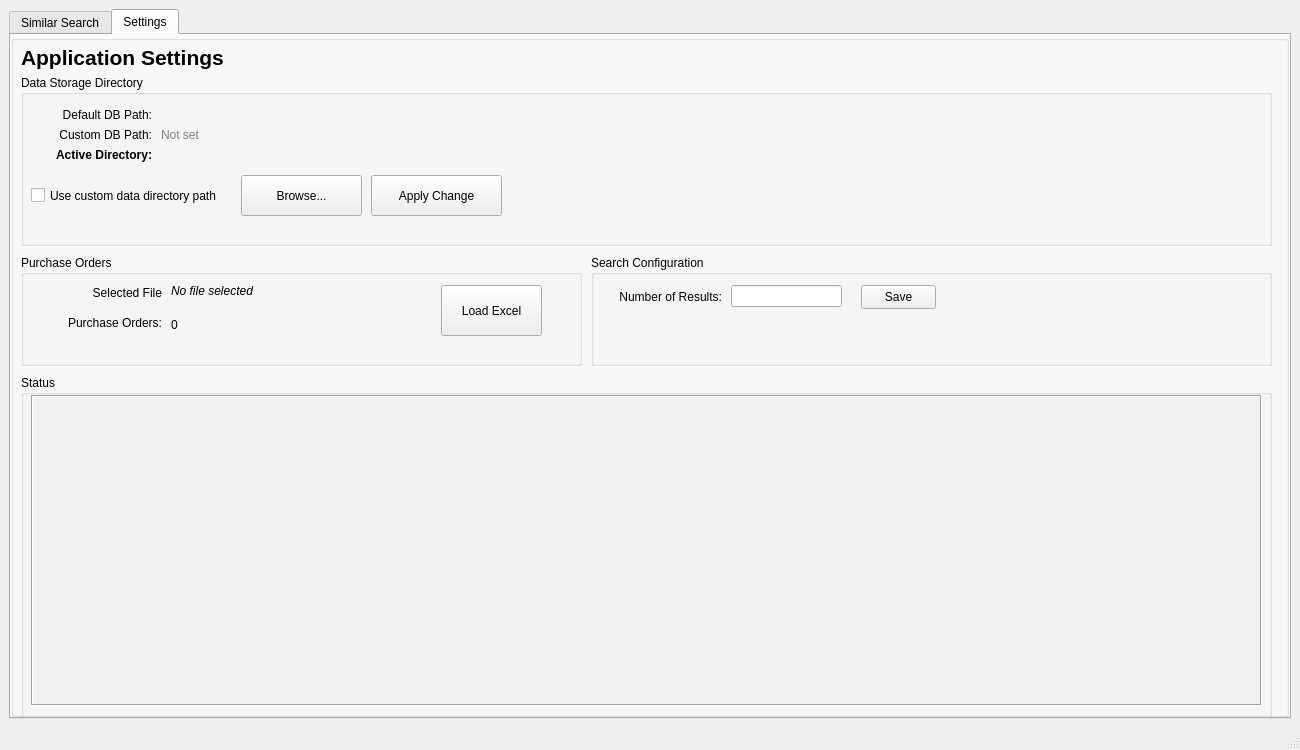
<?xml version="1.0" encoding="UTF-8"?>
<ui version="4.0">
 <class>MainWindow</class>
 <widget class="QMainWindow" name="MainWindow">
  <property name="geometry">
   <rect>
    <x>0</x>
    <y>0</y>
    <width>1300</width>
    <height>750</height>
   </rect>
  </property>
  <property name="minimumSize">
   <size>
    <width>1300</width>
    <height>750</height>
   </size>
  </property>
  <property name="maximumSize">
   <size>
    <width>1300</width>
    <height>750</height>
   </size>
  </property>
  <property name="windowTitle">
   <string>Similar PDF Search Tool</string>
  </property>
  <widget class="QWidget" name="centralwidget">
   <layout class="QVBoxLayout" name="verticalLayout">
    <item>
     <widget class="QTabWidget" name="tabWidget">
      <property name="currentIndex">
       <number>1</number>
      </property>
      <widget class="QWidget" name="similarSearchTab">
       <attribute name="title">
        <string>Similar Search</string>
       </attribute>
       <layout class="QHBoxLayout" name="similarDrawingsHorizontalLayout">
        <item>
         <layout class="QVBoxLayout" name="leftPanelLayout">
          <item>
           <widget class="QGroupBox" name="uploadGroup">
            <property name="title">
             <string>Upload PDFs</string>
            </property>
            <layout class="QVBoxLayout" name="uploadLayout">
             <item>
              <widget class="QPushButton" name="selectPdfsBtn">
               <property name="text">
                <string>Select PDFs</string>
               </property>
              </widget>
             </item>
             <item>
              <widget class="QPushButton" name="processBtn">
               <property name="enabled">
                <bool>true</bool>
               </property>
               <property name="text">
                <string>Process PDFs</string>
               </property>
              </widget>
             </item>
             <item>
              <widget class="QProgressBar" name="uploadProgressBar">
               <property name="value">
                <number>0</number>
               </property>
              </widget>
             </item>
             <item>
              <widget class="QLabel" name="progressLabel">
               <property name="text">
                <string>Ready</string>
               </property>
              </widget>
             </item>
            </layout>
           </widget>
          </item>
          <item>
           <widget class="QGroupBox" name="searchGroup">
            <property name="title">
             <string>Search Similar PDFs (File)</string>
            </property>
            <layout class="QVBoxLayout" name="searchLayout">
             <item>
              <widget class="QPushButton" name="selectQueryBtn">
               <property name="text">
                <string>Select Query PDF</string>
               </property>
              </widget>
             </item>
             <item>
              <widget class="QPushButton" name="findSimilarBtn">
               <property name="text">
                <string>Find Similar PDFs</string>
               </property>
              </widget>
             </item>
            </layout>
           </widget>
          </item>
          <item>
           <widget class="QGroupBox" name="similarConsoleGroup">
            <property name="title">
             <string>Console Output</string>
            </property>
            <layout class="QVBoxLayout" name="similarConsoleLayout">
             <item>
              <widget class="QTextEdit" name="consoleText">
               <property name="styleSheet">
                <string>background-color: black; color: white; font-family: Consolas;</string>
               </property>
               <property name="readOnly">
                <bool>true</bool>
               </property>
              </widget>
             </item>
            </layout>
           </widget>
          </item>
         </layout>
        </item>
        <item>
         <widget class="QScrollArea" name="resultsScrollArea">
          <property name="minimumSize">
           <size>
            <width>970</width>
            <height>0</height>
           </size>
          </property>
          <property name="styleSheet">
           <string>background-color: white;</string>
          </property>
          <property name="widgetResizable">
           <bool>true</bool>
          </property>
          <widget class="QWidget" name="resultsWidget">
           <property name="geometry">
            <rect>
             <x>0</x>
             <y>0</y>
             <width>968</width>
             <height>666</height>
            </rect>
           </property>
          </widget>
         </widget>
        </item>
       </layout>
      </widget>
      <widget class="QWidget" name="settingsTab">
       <attribute name="title">
        <string>Settings</string>
       </attribute>
       <layout class="QVBoxLayout" name="settingsVerticalLayout">
        <property name="spacing">
         <number>0</number>
        </property>
        <property name="leftMargin">
         <number>0</number>
        </property>
        <property name="topMargin">
         <number>0</number>
        </property>
        <property name="rightMargin">
         <number>0</number>
        </property>
        <property name="bottomMargin">
         <number>0</number>
        </property>
        <item>
         <widget class="QGroupBox" name="settingsGroupBox">
          <property name="enabled">
           <bool>true</bool>
          </property>
          <property name="minimumSize">
           <size>
            <width>0</width>
            <height>500</height>
           </size>
          </property>
          <property name="title">
           <string/>
          </property>
          <widget class="QLabel" name="titleLabel">
           <property name="geometry">
            <rect>
             <x>10</x>
             <y>10</y>
             <width>211</width>
             <height>25</height>
            </rect>
           </property>
           <property name="font">
            <font>
             <pointsize>16</pointsize>
             <weight>75</weight>
             <bold>true</bold>
            </font>
           </property>
           <property name="text">
            <string>Application Settings</string>
           </property>
          </widget>
          <widget class="QGroupBox" name="directoryGroup">
           <property name="geometry">
            <rect>
             <x>10</x>
             <y>40</y>
             <width>1251</width>
             <height>171</height>
            </rect>
           </property>
           <property name="title">
            <string>Data Storage Directory</string>
           </property>
           <widget class="QLabel" name="defaultPathTitleLabel">
            <property name="geometry">
             <rect>
              <x>10</x>
              <y>30</y>
              <width>121</width>
              <height>19</height>
             </rect>
            </property>
            <property name="font">
             <font>
              <weight>50</weight>
              <bold>false</bold>
             </font>
            </property>
            <property name="frameShape">
             <enum>QFrame::NoFrame</enum>
            </property>
            <property name="text">
             <string>Default DB Path:</string>
            </property>
            <property name="alignment">
             <set>Qt::AlignRight|Qt::AlignTrailing|Qt::AlignVCenter</set>
            </property>
            <property name="indent">
             <number>0</number>
            </property>
           </widget>
           <widget class="QLabel" name="defaultPathLabel">
            <property name="geometry">
             <rect>
              <x>140</x>
              <y>30</y>
              <width>1021</width>
              <height>19</height>
             </rect>
            </property>
            <property name="styleSheet">
             <string>color: blue;</string>
            </property>
            <property name="frameShape">
             <enum>QFrame::NoFrame</enum>
            </property>
            <property name="text">
             <string/>
            </property>
            <property name="wordWrap">
             <bool>true</bool>
            </property>
           </widget>
           <widget class="QLabel" name="customPathTitleLabel">
            <property name="geometry">
             <rect>
              <x>10</x>
              <y>50</y>
              <width>121</width>
              <height>19</height>
             </rect>
            </property>
            <property name="frameShape">
             <enum>QFrame::NoFrame</enum>
            </property>
            <property name="text">
             <string>Custom DB Path:</string>
            </property>
            <property name="alignment">
             <set>Qt::AlignRight|Qt::AlignTrailing|Qt::AlignVCenter</set>
            </property>
            <property name="indent">
             <number>0</number>
            </property>
           </widget>
           <widget class="QLabel" name="customPathLabel">
            <property name="geometry">
             <rect>
              <x>140</x>
              <y>50</y>
              <width>1021</width>
              <height>19</height>
             </rect>
            </property>
            <property name="styleSheet">
             <string>color: gray;</string>
            </property>
            <property name="frameShape">
             <enum>QFrame::NoFrame</enum>
            </property>
            <property name="text">
             <string>Not set</string>
            </property>
            <property name="wordWrap">
             <bool>true</bool>
            </property>
           </widget>
           <widget class="QLabel" name="activeDirTitleLabel">
            <property name="geometry">
             <rect>
              <x>10</x>
              <y>70</y>
              <width>121</width>
              <height>19</height>
             </rect>
            </property>
            <property name="font">
             <font>
              <weight>75</weight>
              <bold>true</bold>
             </font>
            </property>
            <property name="frameShape">
             <enum>QFrame::NoFrame</enum>
            </property>
            <property name="text">
             <string>Active Directory:</string>
            </property>
            <property name="alignment">
             <set>Qt::AlignRight|Qt::AlignTrailing|Qt::AlignVCenter</set>
            </property>
            <property name="indent">
             <number>0</number>
            </property>
           </widget>
           <widget class="QLabel" name="activeDirLabel">
            <property name="geometry">
             <rect>
              <x>140</x>
              <y>70</y>
              <width>1021</width>
              <height>19</height>
             </rect>
            </property>
            <property name="styleSheet">
             <string>color: green;</string>
            </property>
            <property name="frameShape">
             <enum>QFrame::NoFrame</enum>
            </property>
            <property name="text">
             <string/>
            </property>
            <property name="wordWrap">
             <bool>true</bool>
            </property>
           </widget>
           <widget class="QCheckBox" name="useCustomCheck">
            <property name="geometry">
             <rect>
              <x>10</x>
              <y>100</y>
              <width>201</width>
              <height>41</height>
             </rect>
            </property>
            <property name="text">
             <string>Use custom data directory path</string>
            </property>
           </widget>
           <widget class="QPushButton" name="browseCustomBtn">
            <property name="enabled">
             <bool>true</bool>
            </property>
            <property name="geometry">
             <rect>
              <x>220</x>
              <y>100</y>
              <width>121</width>
              <height>41</height>
             </rect>
            </property>
            <property name="text">
             <string>Browse...</string>
            </property>
           </widget>
           <widget class="QPushButton" name="applyDirBtn">
            <property name="enabled">
             <bool>true</bool>
            </property>
            <property name="geometry">
             <rect>
              <x>350</x>
              <y>100</y>
              <width>131</width>
              <height>41</height>
             </rect>
            </property>
            <property name="text">
             <string>Apply Change</string>
            </property>
           </widget>
          </widget>
          <widget class="QGroupBox" name="excelGroup">
           <property name="geometry">
            <rect>
             <x>10</x>
             <y>220</y>
             <width>561</width>
             <height>111</height>
            </rect>
           </property>
           <property name="title">
            <string>Purchase Orders</string>
           </property>
           <widget class="QLabel" name="excelFileTitleLabel">
            <property name="geometry">
             <rect>
              <x>10</x>
              <y>30</y>
              <width>131</width>
              <height>16</height>
             </rect>
            </property>
            <property name="frameShape">
             <enum>QFrame::NoFrame</enum>
            </property>
            <property name="text">
             <string>Selected File</string>
            </property>
            <property name="alignment">
             <set>Qt::AlignRight|Qt::AlignTrailing|Qt::AlignVCenter</set>
            </property>
            <property name="indent">
             <number>0</number>
            </property>
           </widget>
           <widget class="QLabel" name="excelLabel">
            <property name="geometry">
             <rect>
              <x>150</x>
              <y>20</y>
              <width>261</width>
              <height>31</height>
             </rect>
            </property>
            <property name="styleSheet">
             <string>font-style: italic;</string>
            </property>
            <property name="text">
             <string>No file selected</string>
            </property>
           </widget>
           <widget class="QLabel" name="poCountTitleLabel">
            <property name="geometry">
             <rect>
              <x>10</x>
              <y>60</y>
              <width>131</width>
              <height>16</height>
             </rect>
            </property>
            <property name="frameShape">
             <enum>QFrame::NoFrame</enum>
            </property>
            <property name="text">
             <string>Purchase Orders:</string>
            </property>
            <property name="alignment">
             <set>Qt::AlignRight|Qt::AlignTrailing|Qt::AlignVCenter</set>
            </property>
            <property name="indent">
             <number>0</number>
            </property>
           </widget>
           <widget class="QLabel" name="poCountLabel">
            <property name="geometry">
             <rect>
              <x>150</x>
              <y>60</y>
              <width>71</width>
              <height>20</height>
             </rect>
            </property>
            <property name="text">
             <string>0</string>
            </property>
           </widget>
           <widget class="QPushButton" name="loadExcelBtn">
            <property name="geometry">
             <rect>
              <x>420</x>
              <y>30</y>
              <width>101</width>
              <height>51</height>
             </rect>
            </property>
            <property name="text">
             <string>Load Excel</string>
            </property>
           </widget>
          </widget>
          <widget class="QGroupBox" name="searchConfigGroup">
           <property name="geometry">
            <rect>
             <x>580</x>
             <y>220</y>
             <width>681</width>
             <height>111</height>
            </rect>
           </property>
           <property name="title">
            <string>Search Configuration</string>
           </property>
           <widget class="QLabel" name="numResultsLabel">
            <property name="geometry">
             <rect>
              <x>10</x>
              <y>30</y>
              <width>121</width>
              <height>24</height>
             </rect>
            </property>
            <property name="text">
             <string>Number of Results:</string>
            </property>
            <property name="alignment">
             <set>Qt::AlignRight|Qt::AlignTrailing|Qt::AlignVCenter</set>
            </property>
            <property name="indent">
             <number>0</number>
            </property>
           </widget>
           <widget class="QLineEdit" name="numResultsEntry">
            <property name="geometry">
             <rect>
              <x>140</x>
              <y>30</y>
              <width>111</width>
              <height>22</height>
             </rect>
            </property>
           </widget>
           <widget class="QPushButton" name="saveNumResultsBtn">
            <property name="geometry">
             <rect>
              <x>270</x>
              <y>30</y>
              <width>75</width>
              <height>24</height>
             </rect>
            </property>
            <property name="text">
             <string>Save</string>
            </property>
           </widget>
          </widget>
          <widget class="QGroupBox" name="statusGroup">
           <property name="geometry">
            <rect>
             <x>10</x>
             <y>340</y>
             <width>1251</width>
             <height>351</height>
            </rect>
           </property>
           <property name="title">
            <string>Status</string>
           </property>
           <widget class="QTextEdit" name="statusText">
            <property name="geometry">
             <rect>
              <x>10</x>
              <y>20</y>
              <width>1231</width>
              <height>311</height>
             </rect>
            </property>
            <property name="styleSheet">
             <string>background-color: #f0f0f0; font-family: Consolas;</string>
            </property>
            <property name="frameShape">
             <enum>QFrame::Box</enum>
            </property>
            <property name="frameShadow">
             <enum>QFrame::Sunken</enum>
            </property>
            <property name="readOnly">
             <bool>true</bool>
            </property>
           </widget>
          </widget>
         </widget>
        </item>
       </layout>
      </widget>
     </widget>
    </item>
   </layout>
  </widget>
  <widget class="QStatusBar" name="statusbar"/>
 </widget>
 <resources/>
 <connections/>
</ui>
